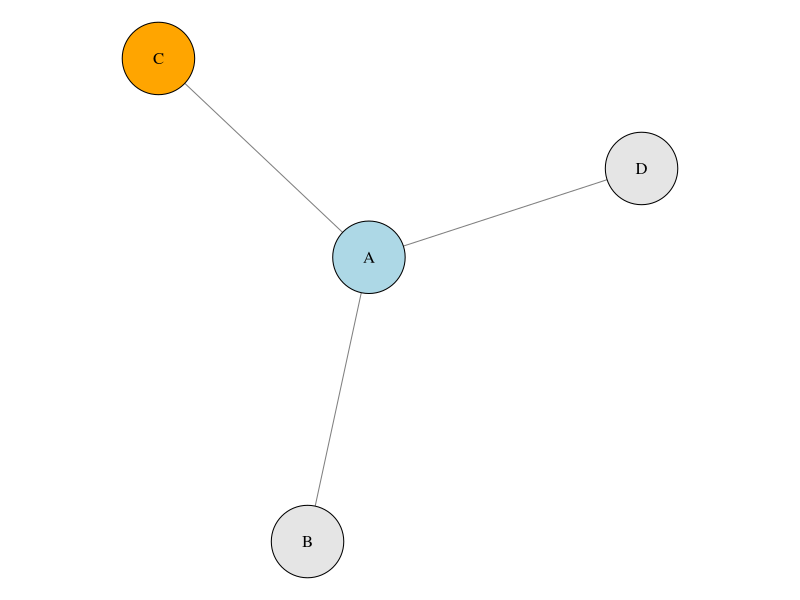
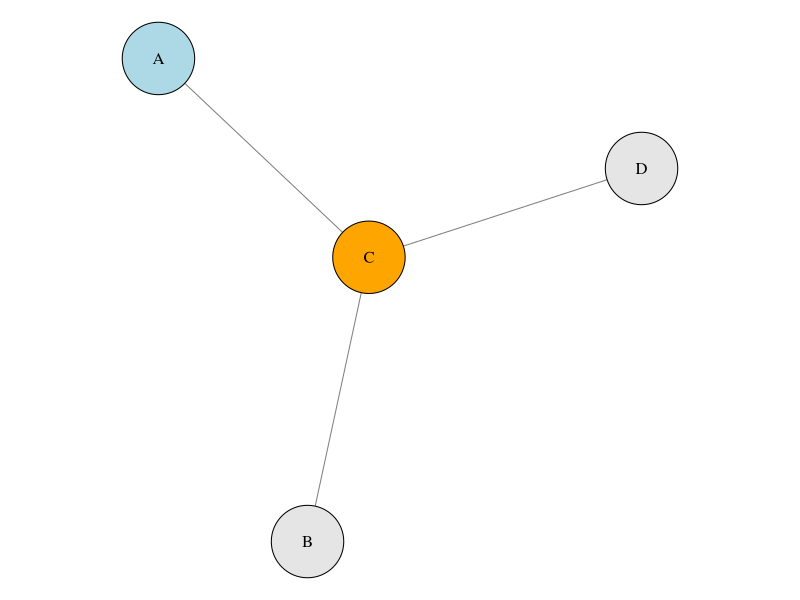

Here is the R script that generated these plots, in order:
library(igraph)

set.seed(123)

# Create the graph data
edges <- data.frame(
  from = c("A", "A", "A"),
  to   = c("B", "C", "D")
)
g1 <- graph_from_data_frame(edges, directed = FALSE)

# Create a second graph with permuted labels
original_labels <- V(g1)$name
permuted_labels <- c("C", "B", "A", "D") # A and C are swapped
name_map <- setNames(permuted_labels, original_labels)

g2 <- g1
V(g2)$name <- name_map[V(g1)$name]

# Use a consistent layout for both graphs
layout <- layout_with_fr(g1)

# Function to assign consistent node colors
assign_node_colors <- function(names) {
  sapply(names, function(n) {
    if (n == "A") {
      "lightblue"
    } else if (n == "C") {
      "orange"
    } else {
      "gray90"
    }
  })
}

colors_g1 <- assign_node_colors(V(g1)$name)
colors_g2 <- assign_node_colors(V(g2)$name)

# Create directory if needed
if (!dir.exists("examples")) {
  dir.create("examples")
}

# Plot original graph (g1)
pdf("examples/node_exch_g1_dark.pdf", width = 4, height = 2.5)
par(mar = c(0, 0, 0, 0))
plot(g1,
  layout = layout,
  vertex.label = V(g1)$name,
  vertex.label.color = "black",
  vertex.color = colors_g1,
  vertex.size = 30,
  edge.color = "gray50"
)
dev.off()

# Plot permuted graph (g2)
pdf("examples/node_exch_g2_dark.pdf", width = 4, height = 2.5)
par(mar = c(0, 0, 0, 0))
plot(g2,
  layout = layout,
  vertex.label = V(g2)$name,
  vertex.label.color = "black",
  vertex.color = colors_g2,
  vertex.size = 30,
  edge.color = "gray50"
)
dev.off()
